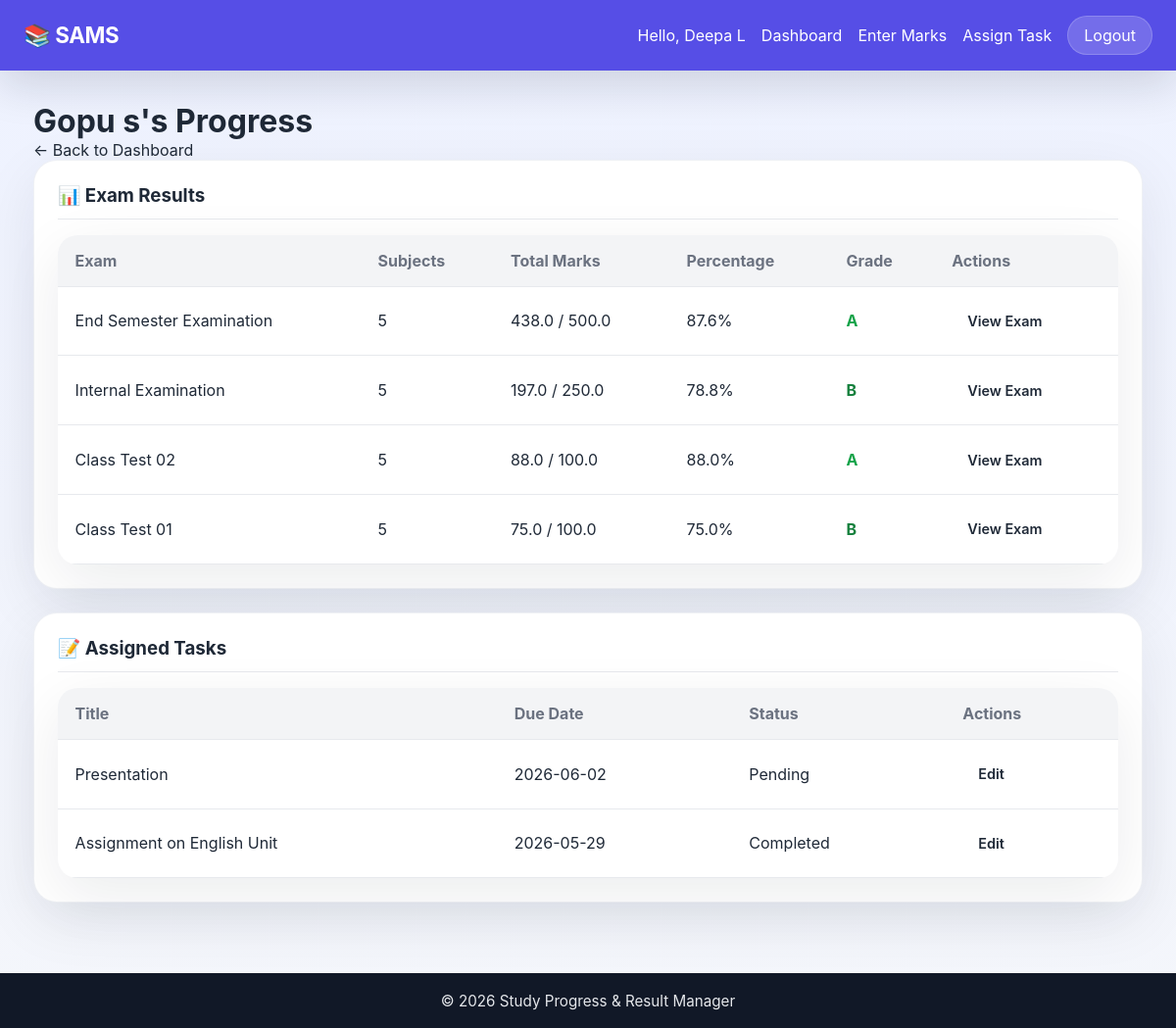
Screenshot of /teacher/student-progress/1 (signed in) with the database file from the repository.
### tables this page shows
CREATE TABLE "users" (
                id INTEGER PRIMARY KEY AUTOINCREMENT,
                username TEXT UNIQUE NOT NULL,
                password TEXT NOT NULL,
                role TEXT NOT NULL CHECK(role IN ('teacher', 'student', 'admin')),
                full_name TEXT NOT NULL,
                status TEXT NOT NULL CHECK(status IN ('pending', 'active', 'blocked')) DEFAULT 'pending',
                department TEXT,
                created_at TIMESTAMP DEFAULT CURRENT_TIMESTAMP
            );

CREATE TABLE tasks (
            id INTEGER PRIMARY KEY AUTOINCREMENT,
            student_id INTEGER NOT NULL,
            teacher_id INTEGER NOT NULL,
            title TEXT NOT NULL,
            description TEXT,
            due_date DATE,
            is_completed INTEGER DEFAULT 0,
            created_at TIMESTAMP DEFAULT CURRENT_TIMESTAMP,
            FOREIGN KEY (student_id) REFERENCES users(id),
            FOREIGN KEY (teacher_id) REFERENCES users(id)
        );

### app.py (the view)
@app.route('/teacher/student-progress/<int:student_id>')
@login_required
@teacher_required
def student_progress(student_id):
    conn = get_db_connection()
    student = conn.execute(
        'SELECT * FROM users WHERE id = ?', (student_id,)
    ).fetchone()
    if not student:
        flash('Student not found.', 'error')
        conn.close()
        return redirect(url_for('teacher_dashboard'))
    study_logs = conn.execute('''
        SELECT sl.*, s.name as subject_name
        FROM study_logs sl
        JOIN subjects s ON sl.subject_id = s.id
        WHERE sl.student_id = ?
        ORDER BY sl.study_date DESC
    ''', (student_id,)).fetchall()
    exam_rows = conn.execute('''
        SELECT m.exam_name,
               COUNT(*) AS subject_count,
               SUM(m.marks_obtained) AS total_obtained,
               SUM(m.max_marks) AS total_max,
               MAX(m.created_at) AS last_entered
        FROM marks m
        WHERE m.student_id = ?
        GROUP BY m.exam_name
        ORDER BY last_entered DESC
    ''', (student_id,)).fetchall()
    exam_list = []
    for exam in exam_rows:
        percentage = (exam['total_obtained'] / exam['total_max']) * 100 if exam['total_max'] else 0
        exam_list.append({
            'exam_name': exam['exam_name'],
            'subject_count': exam['subject_count'],
            'total_obtained': exam['total_obtained'],
            'total_max': exam['total_max'],
            'percentage': round(percentage, 2),
            'grade': calculate_grade(percentage),
            'last_entered': exam['last_entered']
        })
    tasks = conn.execute('''
        SELECT t.*, u.full_name as student_name
        FROM tasks t
        JOIN users u ON t.student_id = u.id
        WHERE t.student_id = ? AND t.teacher_id = ?
        ORDER BY t.is_completed ASC, t.due_date ASC
    ''', (student_id, session['user_id'])).fetchall()
    conn.close()
    return render_template('student_progress.html',
                         student=student,
                         exam_list=exam_list,
                         tasks=tasks,
                         show_full_progress=True)

### app.py (called while the page is built)
def login_required(f):
    @wraps(f)
    def decorated_function(*args, **kwargs):
        if 'user_id' not in session:
            flash('Please log in to access this page.', 'error')
            return redirect(url_for('login'))
        return f(*args, **kwargs)
    return decorated_function

def teacher_required(f):
    @wraps(f)
    def decorated_function(*args, **kwargs):
        if session.get('role') != 'teacher':
            flash('This page is for teachers only.', 'error')
            return redirect(url_for('home'))
        return f(*args, **kwargs)
    return decorated_function

def calculate_grade(percentage):
    if percentage >= 90:
        return 'A+'
    elif percentage >= 80:
        return 'A'
    elif percentage >= 70:
        return 'B'
    elif percentage >= 60:
        return 'C'
    elif percentage >= 50:
        return 'D'
    else:
        return 'F'

### database.py (called while the page is built)
def get_db_connection():
    conn = sqlite3.connect(DATABASE)
    conn.row_factory = sqlite3.Row  # This lets us access columns by name
    return conn

### templates/student_progress.html (shortened to what this page needs)
{% extends 'base.html' %}
{% block content %}
<h1>{{ student.full_name }}'s Progress</h1>
<p><a href="{{ url_for('teacher_dashboard') }}">&larr; Back to Dashboard</a></p>
{% if show_full_progress %}
<div class="card">
    <h3>📊 Exam Results</h3>
    {% if selected_exam %}
        <p>Showing results for <strong>{{ selected_exam }}</strong>.</p>
        {% if exam_results %}
            <table class="data-table">
                <thead>
                    <tr>
                        <th>Subject</th>
                        <th>Marks</th>
                        <th>Percentage</th>
                        <th>Grade</th>
                        <th>Edit</th>
                    </tr>
                </thead>
                <tbody>
                    {% for result in exam_results %}
                    <tr>
                        <td>{{ result.subject_name }}</td>
                        <td>{{ result.marks_obtained }} / {{ result.max_marks }}</td>
                        <td>{{ result.percentage }}%</td>
                        <td class="grade-{{ result.grade }}">{{ result.grade }}</td>
                        <td>
                            {% if result.can_edit %}
                                <a href="{{ url_for('edit_mark', mark_id=result.id) }}" class="btn btn-small">Edit</a>
                            {% endif %}
                        </td>
                    </tr>
                    {% endfor %}
                </tbody>
            </table>
            <p><a href="{{ url_for('student_progress', student_id=student.id) }}" class="btn btn-secondary">Back to exams</a></p>
        {% else %}
            <p class="empty-state">No results found for this exam.</p>
            <p><a href="{{ url_for('student_progress', student_id=student.id) }}" class="btn btn-secondary">Back to exams</a></p>
        {% endif %}
    {% else %}
        {% if exam_list %}
            <table class="data-table">
                <thead>
                    <tr>
                        <th>Exam</th>
                        <th>Subjects</th>
                        <th>Total Marks</th>
                        <th>Percentage</th>
                        <th>Grade</th>
                        <th>Actions</th>
                    </tr>
                </thead>
                <tbody>
                    {% for exam in exam_list %}
                    <tr>
                        <td>{{ exam.exam_name }}</td>
                        <td>{{ exam.subject_count }}</td>
                        <td>{{ exam.total_obtained }} / {{ exam.total_max }}</td>
                        <td>{{ exam.percentage }}%</td>
                        <td class="grade-{{ exam.grade }}">{{ exam.grade }}</td>
                        <td>
                            <a href="{{ url_for('student_progress_exam', student_id=student.id, exam_name=exam.exam_name) }}" class="btn btn-small">View Exam</a>
                        </td>
                    </tr>
                    {% endfor %}
                </tbody>
            </table>
        {% else %}
            <p class="empty-state">No exam results yet.</p>
        {% endif %}
    {% endif %}
</div>
{% if not selected_exam %}
<div class="card">
    <h3>📝 Assigned Tasks</h3>
    {% if tasks %}
        <table class="data-table">
            <thead>
                <tr>
                    <th>Title</th>
                    <th>Due Date</th>
                    <th>Status</th>
                    <th>Actions</th>
                </tr>
            </thead>
            <tbody>
                {% for task in tasks %}
                <tr>
                    <td>{{ task.title }}</td>
                    <td>{{ task.due_date or '-' }}</td>
                    <td>{{ 'Completed' if task.is_completed else 'Pending' }}</td>
                    <td>
                        <a href="{{ url_for('edit_task', task_id=task.id) }}" class="btn btn-small">Edit</a>
                    </td>
                </tr>
                {% endfor %}
            </tbody>
        </table>
    {% else %}
        <p class="empty-state">No tasks assigned by you yet.</p>
    {% endif %}
</div>
{% endif %}
{% endif %}
{% endblock %}

### static/style.css (style rules this page uses)
* { margin: 0; padding: 0; box-sizing: border-box; }
:root { --bg: #f4f6fb; --surface: #ffffff; --surface-alt: #f8fafc; --text: #1f2937; --muted: #6b7280; --primary: #4f46e5; --primary-soft: #ebe8ff; --accent: #10b981; --danger: #ef4444; --border: #e5e7eb; --shadow: 0 18px 60px rgba(15, 23, 42, 0.08); }
body { font-family: 'Inter', system-ui, -apple-system, BlinkMacSystemFont, 'Segoe UI', sans-serif; background: linear-gradient(180deg, #eef2ff 0%, #f4f6fb 100%); color: var(--text); min-height: 100vh; display: flex; flex-direction: column; }
a { color: inherit; text-decoration: none; }
.btn { display: inline-flex; align-items: center; justify-content: center; padding: 0.9rem 1.6rem; border-radius: 999px; font-weight: 600; border: none; cursor: pointer; transition: transform 0.22s ease, box-shadow 0.22s ease, background-color 0.22s ease; }
.btn-small { padding: 0.65rem 1rem; font-size: 0.9rem; }
.card { background: var(--surface); padding: 1.5rem; border-radius: 24px; margin-bottom: 1.5rem; box-shadow: var(--shadow); border: 1px solid rgba(148, 163, 184, 0.15); }
.card h3 { margin-bottom: 1rem; color: var(--text); border-bottom: 1px solid rgba(229, 231, 235, 0.9); padding-bottom: 0.75rem; }
.data-table { width: 100%; border-collapse: collapse; background: var(--surface); border-radius: 20px; overflow: hidden; box-shadow: var(--shadow); }
.data-table th, .data-table td { padding: 1rem 1.1rem; text-align: left; border-bottom: 1px solid rgba(229, 231, 235, 0.9); }
.data-table th { background: rgba(243, 244, 246, 0.95); font-weight: 700; color: var(--muted); }
.grade-A\+, .grade-A { color: #16a34a; font-weight: 700; }
.grade-B { color: #15803d; font-weight: 700; }

### rows the page displays
users: full_name "Gopu s"
tasks: title "Presentation", due_date "2026-06-02", is_completed "Pending"
tasks: title "Assignment on English Unit", due_date "2026-05-29", is_completed "Completed"

### other values shown
{{ session.get('full_name') }} "Deepa L"
{{ exam.exam_name }} "End Semester Examination" "Internal Examination" "Class Test 02" "Class Test 01"
{{ exam.subject_count }} "5" "5" "5" "5"
{{ exam.total_obtained }} "438.0" "197.0" "88.0" "75.0"
{{ exam.total_max }} "500.0" "250.0" "100.0" "100.0"
{{ exam.percentage }} "87.6" "78.8" "88.0" "75.0"
{{ exam.grade }} "A" "B" "A" "B"
